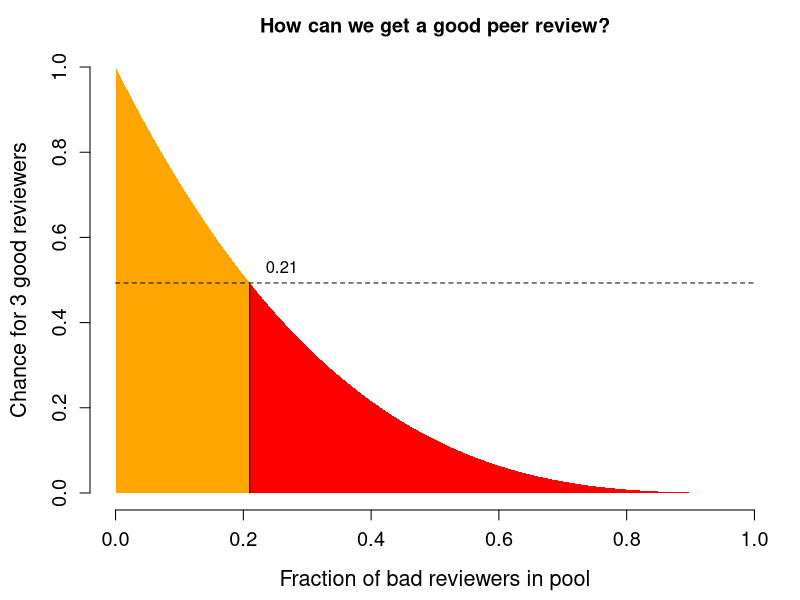

This chart was generated by the following R code:
# calculate chances of good peer review as a function of number of bad reviewers
# last modified 2022-06-29


n = seq(0,1,0.01)
p = (1-n)^3
half_n = which(p<0.5)[1]

pdf(file="~/git/misc-analyses/erc/images/peer_review_reliability_scheme_v1.pdf", width=5, height=4)
par(mar=c(4.5,4.5,2.5,1))
plot(n,p, type='n', lwd=2, frame.plot=FALSE, 
     cex.lab=1.3, cex.axis=1.2,
     main="How can we get a good peer review?",
     xlab="Fraction of bad reviewers in pool", ylab="Chance for 3 good reviewers")
polygon( c(n[1:half_n], n[half_n], 0), c(p[1:half_n], 0, 0) , col="orange",border = NA )
polygon( c(n[half_n], n[half_n:(length(n))], n[half_n]), c(p[half_n], p[half_n:(length(n))], 0) , col="red", border = NA )

segments( n[half_n] , 0, n[half_n], p[half_n])
segments( 0 , p[half_n], 1, p[half_n], lty=2)
text(n[half_n]+0.05, p[half_n], n[half_n], pos=3)
dev.off()

